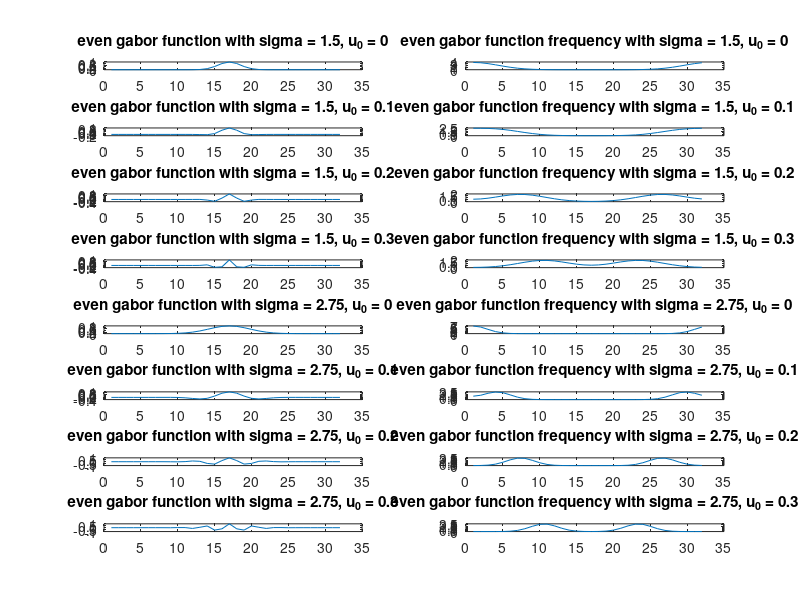
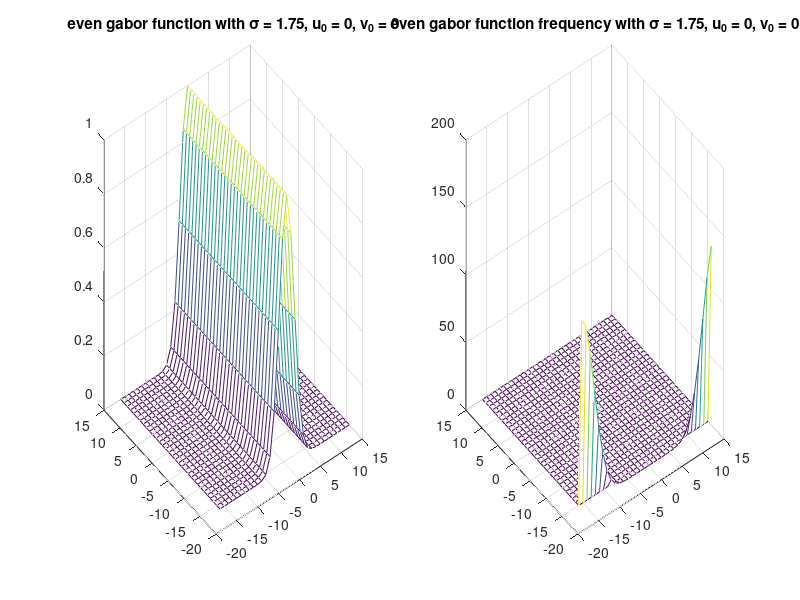
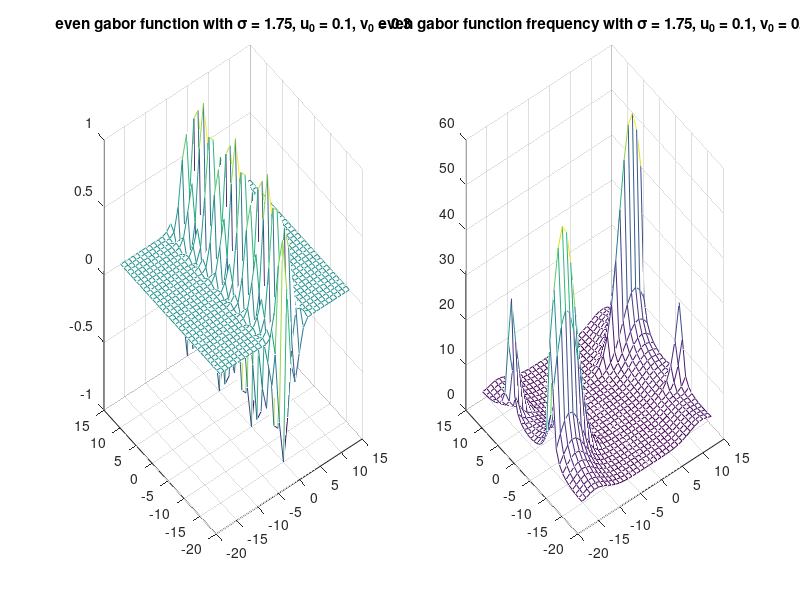
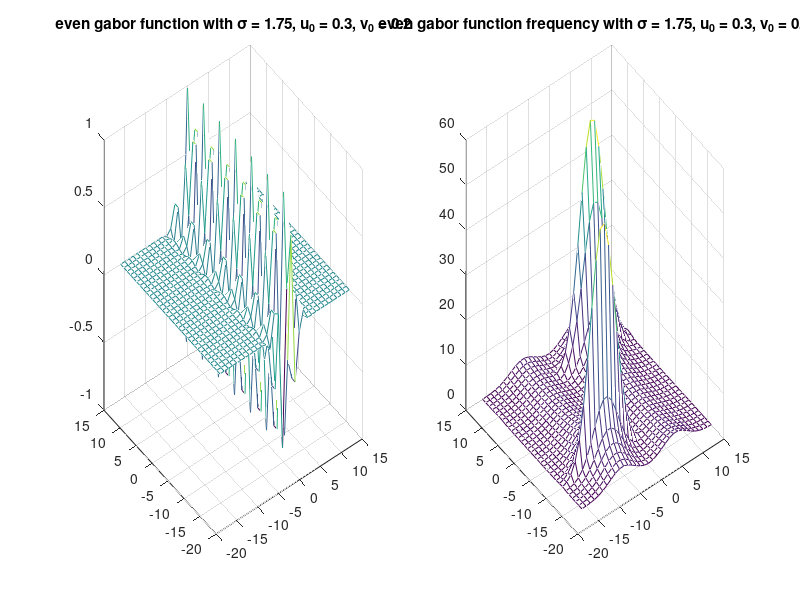

Recreate these plots in MATLAB, in order.
% Author: <njoffe@ucsd.edu> Nitay Joffe
% Date: 10/24/2006
% Class: CSE 166 - Image Processing
% Homework: 1
% Problem: 1 - Gabor Functions
clear;

% 1. Gabor Functions
%   In 1D, the Gabor function of width sigma and spatial frequency u_o is given
%   by the following complex-valued function:
%       h(x) = e^{-x^2 / 2\sigma^2} e^{j2\pi u_o x}
%   In 2D, the corresponding expression is
%       h(x) = e^{-||X||^2 / 2\sigma^2} e^{j2\pi U_o X}
%   where X = (x, y) and U_o = (u_o , v_o), and it serves as an oriented
%   bandpass filter. The even and odd Gabor functions are equal to the real and
%   imaginary parts of h, respectively.

% (a) Compute eight examples of even and/or odd 1D Gabor functions on the
%     interval x: [-16, 15] using parameters chosen in the following ranges:
%     sigma: [1, 3] and u_o: [0, 0.3]. For each example, plot the function and
%     its Fourier transform magnitude.

x = -16:15;
sigma_values = [1.5 2.75];
u_0_values = [0.0 0.1 0.2 0.3];
number_of_items = numel(sigma_values) * numel(u_0_values);

plot_even_function = true;
i = 1;

figure;
for sigma = sigma_values
  for u_0 = u_0_values
    gabor_function = exp(-x.*x/(2*sigma^2)).*exp(j*2*pi*u_0*x);
    even_gabor_function = real(gabor_function);
    odd_gabor_function = imag(gabor_function);

    gabor_function_frequency = fft(gabor_function);
    even_gabor_function_frequency_magnitude = abs(fft(even_gabor_function));
    odd_gabor_function_frequency_magnitude = abs(fft(odd_gabor_function));
    
    subplot(number_of_items,2,i);
    if plot_even_function
      plot(even_gabor_function);
      title(['even gabor function with sigma = ' num2str(sigma) ', u_0 = ' num2str(u_0)]);
    else
      plot(odd_gabor_function);
      title(['odd gabor function with sigma = ' num2str(sigma) ', u_0 = ' num2str(u_0)]);
    end

    subplot(number_of_items,2,i+1);
    if plot_even_function
      plot(even_gabor_function_frequency_magnitude);
      title(['even gabor function frequency with sigma = ' num2str(sigma) ', u_0 = ' num2str(u_0)]);
    else
      plot(odd_gabor_function_frequency_magnitude);
      title(['odd gabor function frequency magnitude with sigma = ' num2str(sigma) ', u_0 = ' num2str(u_0)]);
    end
    i = i + 2;
  end
end

% (b) Compute eight examples of even and/or odd 2D Gabor functions on the
%     interval x: [-16, 15]x[-16, 15] using parameters chosen in the following
%     ranges: \sigma: [1, 3] and u_o = [0, 0.3]x[0, 0.3]. For each example,
%     display the function (either as an image or a surface plot) and its
%     Fourier transform magnitude.

[x,y] = meshgrid(-16:15,-16:15);
sigma_values = [1.75 2.5];
u_0_values = [0 0; 0.1 0.3; 0.3 0.2; 0.2 0.05];
number_of_u_0_rows = size(u_0_values,1);

plot_even_function = true;

for sigma = sigma_values
  for u_0_row_index = 1:number_of_u_0_rows
    u_0 = u_0_values(u_0_row_index,1);
    v_0 = u_0_values(u_0_row_index,2);

    u_0_x_dot_product = u_0 * x + v_0 * y;
    gabor_function = exp(-abs(x.*x)/(2*sigma^2)).*exp(j*2*pi*u_0_x_dot_product);
    even_gabor_function = real(gabor_function);
    odd_gabor_function = imag(gabor_function);

    gabor_function_frequency = fft2(gabor_function);
    even_gabor_function_frequency_magnitude = abs(fft2(even_gabor_function));
    odd_gabor_function_frequency_magnitude = abs(fft2(odd_gabor_function));

    figure;
    subplot(1,2,1);
    if plot_even_function
      mesh(x,y,even_gabor_function);
      title(['even gabor function with \sigma = ' num2str(sigma) ', u_0 = ' num2str(u_0), ', v_0 = ' num2str(v_0)]);
    else
      mesh(x,y,odd_gabor_function);
      title(['odd gabor function with \sigma = ' num2str(sigma) ', u_0 = ' num2str(u_0), ', v_0 = ' num2str(v_0)]);
    end

    subplot(1,2,2);
    if plot_even_function
      mesh(x,y,even_gabor_function_frequency_magnitude);
      title(['even gabor function frequency with \sigma = ' num2str(sigma) ', u_0 = ' num2str(u_0), ', v_0 = ' num2str(v_0)]);
    else
      mesh(x,y,odd_gabor_function_frequency_magnitude);
      title(['odd gabor function frequency magnitude with \sigma = ' num2str(sigma) ', u_0 = ' num2str(u_0), ', v_0 = ' num2str(v_0)]);
    end
  end
end

% (c) Load in the fingerprint image of Figure 10.29(a) and visually inspect it
%     to determine the approximate spacing between the ridges. Choose two 2D
%     Gabor functions, one even and one odd, with ||u_o|| approximately equal to the
%     ridge frequency. Display the raw fingerprint image, the even filter, and
%     the odd filter along with the magnitudes of their respective Fourier
%     transforms. Note: zero-pad the filters to the size of the image before
%     transforming them, and use the logarithmic transformation to display the
%     transform magnitude. Now filter the fingerprint image with each Gabor
%     function and display the results. Explain what you observe.

% image_1029a = imread('Fig10.29(a).jpg');
% 
% [x,y] = size(image_1029a);
% imshow(image_1029a);
% 
% u_0 = [1.0 1.0];
% x = meshgrid(x_range,y_range);
% 
% gabor_function = exp(-abs(x.*x)/(2*sigma^2)).*exp(j*2*pi*u_0_x_dot_product);
% even_gabor_function = real(gabor_function);
% odd_gabor_function = imag(gabor_function);
% 
% even_gabor_function_frequency_magnitude = abs(fft2(even_gabor_function));
% odd_gabor_function_frequency_magnitude = abs(fft2(odd_gabor_function));
% 
% image_odd_gabor = conv2(image_1029a, odd_gabor_function, 'valid');
% image_even_gabor = conv2(image_1029a, even_gabor_function, 'valid');
% 
% figure;
% subplot;